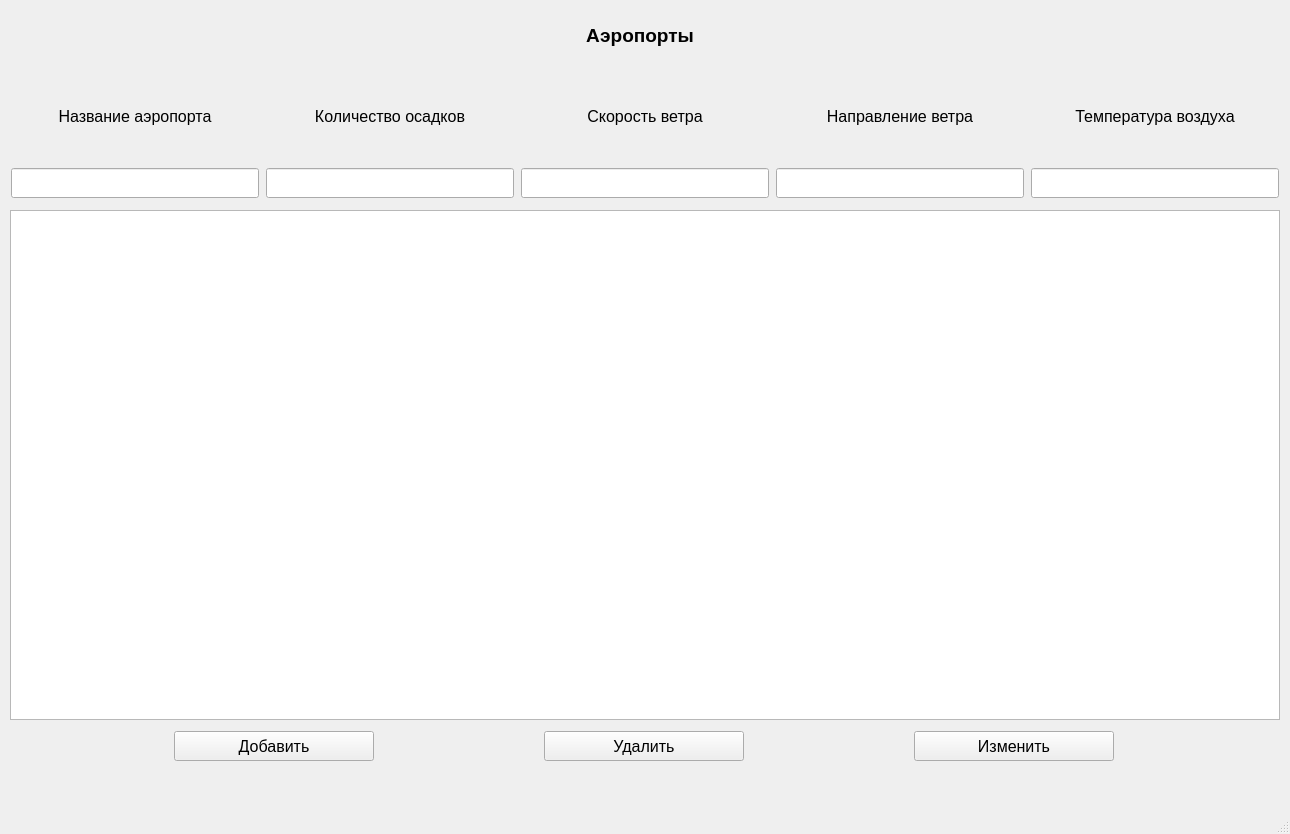
<?xml version="1.0" encoding="UTF-8"?>
<ui version="4.0">
 <class>AirportWindow</class>
 <widget class="QMainWindow" name="AirportWindow">
  <property name="geometry">
   <rect>
    <x>0</x>
    <y>0</y>
    <width>1290</width>
    <height>834</height>
   </rect>
  </property>
  <property name="font">
   <font>
    <pointsize>12</pointsize>
   </font>
  </property>
  <property name="windowTitle">
   <string>Аэропорты</string>
  </property>
  <widget class="QWidget" name="centralwidget">
   <widget class="QTableView" name="airport_table">
    <property name="geometry">
     <rect>
      <x>10</x>
      <y>210</y>
      <width>1270</width>
      <height>510</height>
     </rect>
    </property>
    <property name="font">
     <font>
      <pointsize>12</pointsize>
     </font>
    </property>
    <property name="sortingEnabled">
     <bool>true</bool>
    </property>
    <attribute name="horizontalHeaderDefaultSectionSize">
     <number>250</number>
    </attribute>
   </widget>
   <widget class="QWidget" name="gridLayoutWidget">
    <property name="geometry">
     <rect>
      <x>10</x>
      <y>70</y>
      <width>1270</width>
      <height>129</height>
     </rect>
    </property>
    <layout class="QGridLayout" name="gridLayout">
     <item row="0" column="2">
      <widget class="QLabel" name="speed_label">
       <property name="minimumSize">
        <size>
         <width>248</width>
         <height>90</height>
        </size>
       </property>
       <property name="maximumSize">
        <size>
         <width>248</width>
         <height>90</height>
        </size>
       </property>
       <property name="text">
        <string>Скорость ветра</string>
       </property>
       <property name="alignment">
        <set>Qt::AlignmentFlag::AlignCenter</set>
       </property>
      </widget>
     </item>
     <item row="0" column="4">
      <widget class="QLabel" name="temperature_label">
       <property name="minimumSize">
        <size>
         <width>248</width>
         <height>90</height>
        </size>
       </property>
       <property name="maximumSize">
        <size>
         <width>248</width>
         <height>90</height>
        </size>
       </property>
       <property name="text">
        <string>Температура воздуха</string>
       </property>
       <property name="alignment">
        <set>Qt::AlignmentFlag::AlignCenter</set>
       </property>
      </widget>
     </item>
     <item row="0" column="3">
      <widget class="QLabel" name="direction_label">
       <property name="minimumSize">
        <size>
         <width>248</width>
         <height>90</height>
        </size>
       </property>
       <property name="maximumSize">
        <size>
         <width>248</width>
         <height>90</height>
        </size>
       </property>
       <property name="text">
        <string>Направление ветра</string>
       </property>
       <property name="alignment">
        <set>Qt::AlignmentFlag::AlignCenter</set>
       </property>
      </widget>
     </item>
     <item row="0" column="1">
      <widget class="QLabel" name="rainfall_label">
       <property name="minimumSize">
        <size>
         <width>248</width>
         <height>90</height>
        </size>
       </property>
       <property name="maximumSize">
        <size>
         <width>248</width>
         <height>90</height>
        </size>
       </property>
       <property name="text">
        <string>Количество осадков</string>
       </property>
       <property name="alignment">
        <set>Qt::AlignmentFlag::AlignCenter</set>
       </property>
      </widget>
     </item>
     <item row="0" column="0">
      <widget class="QLabel" name="name_label">
       <property name="minimumSize">
        <size>
         <width>248</width>
         <height>90</height>
        </size>
       </property>
       <property name="maximumSize">
        <size>
         <width>248</width>
         <height>90</height>
        </size>
       </property>
       <property name="text">
        <string>Название аэропорта</string>
       </property>
       <property name="alignment">
        <set>Qt::AlignmentFlag::AlignCenter</set>
       </property>
      </widget>
     </item>
     <item row="1" column="0">
      <widget class="QLineEdit" name="name_edit">
       <property name="minimumSize">
        <size>
         <width>248</width>
         <height>30</height>
        </size>
       </property>
       <property name="maximumSize">
        <size>
         <width>248</width>
         <height>30</height>
        </size>
       </property>
       <property name="font">
        <font>
         <pointsize>12</pointsize>
        </font>
       </property>
       <property name="text">
        <string/>
       </property>
      </widget>
     </item>
     <item row="1" column="1">
      <widget class="QLineEdit" name="rainfall_edit">
       <property name="minimumSize">
        <size>
         <width>248</width>
         <height>30</height>
        </size>
       </property>
       <property name="maximumSize">
        <size>
         <width>248</width>
         <height>30</height>
        </size>
       </property>
       <property name="font">
        <font>
         <pointsize>12</pointsize>
        </font>
       </property>
       <property name="text">
        <string/>
       </property>
      </widget>
     </item>
     <item row="1" column="2">
      <widget class="QLineEdit" name="speed_edit">
       <property name="minimumSize">
        <size>
         <width>248</width>
         <height>30</height>
        </size>
       </property>
       <property name="maximumSize">
        <size>
         <width>248</width>
         <height>30</height>
        </size>
       </property>
       <property name="font">
        <font>
         <pointsize>12</pointsize>
        </font>
       </property>
       <property name="text">
        <string/>
       </property>
      </widget>
     </item>
     <item row="1" column="3">
      <widget class="QLineEdit" name="direction_edit">
       <property name="minimumSize">
        <size>
         <width>248</width>
         <height>30</height>
        </size>
       </property>
       <property name="maximumSize">
        <size>
         <width>248</width>
         <height>30</height>
        </size>
       </property>
       <property name="font">
        <font>
         <pointsize>12</pointsize>
        </font>
       </property>
       <property name="text">
        <string/>
       </property>
      </widget>
     </item>
     <item row="1" column="4">
      <widget class="QLineEdit" name="temperature_edit">
       <property name="minimumSize">
        <size>
         <width>248</width>
         <height>30</height>
        </size>
       </property>
       <property name="maximumSize">
        <size>
         <width>248</width>
         <height>30</height>
        </size>
       </property>
       <property name="font">
        <font>
         <pointsize>12</pointsize>
        </font>
       </property>
       <property name="text">
        <string/>
       </property>
      </widget>
     </item>
    </layout>
   </widget>
   <widget class="QLabel" name="title_label">
    <property name="geometry">
     <rect>
      <x>540</x>
      <y>20</y>
      <width>200</width>
      <height>30</height>
     </rect>
    </property>
    <property name="minimumSize">
     <size>
      <width>200</width>
      <height>30</height>
     </size>
    </property>
    <property name="maximumSize">
     <size>
      <width>200</width>
      <height>30</height>
     </size>
    </property>
    <property name="font">
     <font>
      <pointsize>14</pointsize>
      <bold>true</bold>
     </font>
    </property>
    <property name="text">
     <string>Аэропорты</string>
    </property>
    <property name="alignment">
     <set>Qt::AlignmentFlag::AlignCenter</set>
    </property>
   </widget>
   <widget class="QWidget" name="layoutWidget">
    <property name="geometry">
     <rect>
      <x>10</x>
      <y>730</y>
      <width>1271</width>
      <height>32</height>
     </rect>
    </property>
    <layout class="QHBoxLayout" name="horizontalLayout">
     <item>
      <widget class="QPushButton" name="add_button">
       <property name="minimumSize">
        <size>
         <width>200</width>
         <height>30</height>
        </size>
       </property>
       <property name="maximumSize">
        <size>
         <width>200</width>
         <height>30</height>
        </size>
       </property>
       <property name="text">
        <string>Добавить</string>
       </property>
      </widget>
     </item>
     <item>
      <widget class="QPushButton" name="delete_button">
       <property name="minimumSize">
        <size>
         <width>200</width>
         <height>30</height>
        </size>
       </property>
       <property name="maximumSize">
        <size>
         <width>200</width>
         <height>30</height>
        </size>
       </property>
       <property name="text">
        <string>Удалить</string>
       </property>
      </widget>
     </item>
     <item>
      <widget class="QPushButton" name="change_button">
       <property name="minimumSize">
        <size>
         <width>200</width>
         <height>30</height>
        </size>
       </property>
       <property name="maximumSize">
        <size>
         <width>200</width>
         <height>30</height>
        </size>
       </property>
       <property name="text">
        <string>Изменить</string>
       </property>
      </widget>
     </item>
    </layout>
   </widget>
  </widget>
  <widget class="QMenuBar" name="menubar">
   <property name="geometry">
    <rect>
     <x>0</x>
     <y>0</y>
     <width>1290</width>
     <height>33</height>
    </rect>
   </property>
  </widget>
  <widget class="QStatusBar" name="statusbar"/>
 </widget>
 <resources/>
 <connections/>
</ui>
